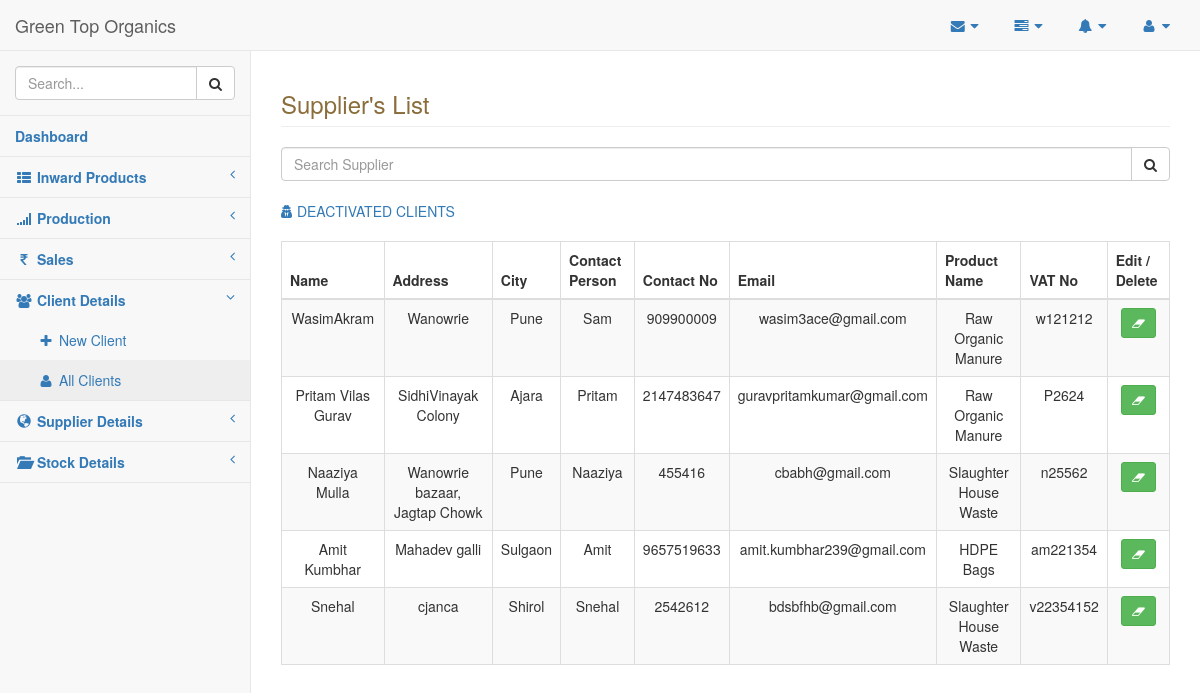
Screenshot of /startbootstrap-sb-admin-2-1.0.8/pages/client_list.php with the database file from the repository.
### tables this page shows
CREATE TABLE IF NOT EXISTS `supplier_master` (
  `supp_id` int(10) NOT NULL AUTO_INCREMENT,
  `supp_name` varchar(200) NOT NULL,
  `supp_add` varchar(200) NOT NULL,
  `supp_city` varchar(20) NOT NULL,
  `supp_cntpr` varchar(100) NOT NULL,
  `supp_cntno` varchar(10) NOT NULL,
  `supp_eMail` varchar(50) NOT NULL,
  `prod_id` varchar(50) NOT NULL,
  `supp_vat` varchar(20) NOT NULL,
  PRIMARY KEY (`supp_id`)
);

CREATE TABLE IF NOT EXISTS `product_master` (
  `prod_id` int(10) NOT NULL AUTO_INCREMENT,
  `prod_name` varchar(200) NOT NULL,
  PRIMARY KEY (`prod_id`)
);

### startbootstrap-sb-admin-2-1.0.8/pages/client_list.php (the view, shortened to what this page needs)
<!DOCTYPE html>
<html lang="en">
<head>
    <link href="../bower_components/bootstrap/dist/css/bootstrap.min.css" rel="stylesheet">
    <link href="../bower_components/metisMenu/dist/metisMenu.min.css" rel="stylesheet">
    <link href="../dist/css/timeline.css" rel="stylesheet">
	<link href="../bower_components/bootstrap/dist/css/bootstrap-datetimepicker.min.css" rel="stylesheet">
    <link href="../dist/css/sb-admin-2.css" rel="stylesheet">
    <link href="../bower_components/font-awesome/css/font-awesome.min.css" rel="stylesheet" type="text/css">
</head>
<body>
    <div id="wrapper">
<?php
include ("header_menu.php");
?>
<div id="page-wrapper">
	<div class="row">
		<div class="col-lg-12">
			<h3 class="page-header text-warning">
			 Supplier's List
			</h3>
		</div>
	</div>
	<div class="row">
		<div class="col-md-12 col-sm-12 col-xs-12">
		<div class="input-group date">
		<input type="text" class="form-control" placeholder="Search Supplier"/>
			<span class="input-group-btn">
			<button type="button" class="btn btn-default">
			<i class="fa fa-search"> </i>
			</span>
		</div>
		</div>
	</div>
	<br/>
	<a href="" ><i class="fa fa-user-secret"></i> DEACTIVATED CLIENTS</a>
	<br/><br/>
	<table class="table table-bordered table-striped">
		<thead>
		<th>Name</th>
		<th>Address</th>
		<th>City</th>
		<th>Contact Person</th>
		<th>Contact No</th>
		<th>Email</th>
		<th>Product Name</th>
		<th>VAT No</th>
		<th>Edit / Delete</th>
		</thead>
		<tbody>
		<?php
			$Sup="select supplier_master.supp_name,supplier_master.supp_add,supplier_master.supp_city,supplier_master.supp_cntpr,supplier_master.supp_cntno,supplier_master.supp_eMail,supplier_master.supp_vat,product_master.prod_name from supplier_master,product_master where supplier_master.prod_id=product_master.prod_id";
			$resSup=mysql_query($Sup);
			while($row=mysql_fetch_array($resSup))
			{
		?>
		<tr align="center">
			<td><?php echo $row['supp_name']; ?></td>
			<td><?php echo $row['supp_add']; ?></td>
			<td><?php echo $row['supp_city']; ?></td>
			<td><?php echo $row['supp_cntpr']; ?></td>
			<td><?php echo $row['supp_cntno']; ?></td>
			<td><?php echo $row['supp_eMail']; ?></td>
			<td><?php echo $row['prod_name']; ?></td>
			<td><?php echo $row['supp_vat']; ?></td>
			<td>
			<button class="btn btn-success btn-sm" data-toggle="modal" data-target="#myModal" onClick="setEditValue('<?php echo $row['supp_name'];?>','<?php echo $row['supp_add'];?>','<?php echo $row['supp_city'];?>','<?php echo $row['supp_cntpr'];?>','<?php echo $row['supp_cntno'];?>','<?php echo $row['supp_eMail'];?>','<?php echo $row['supp_vat'];?>')">
					<i class="fa fa-eraser"></i>
			</button>
			</td>
		</tr>
		<?php
			}
		?>
		</tbody>
	</table>
</div>
</div>
	</body>
</html>

### startbootstrap-sb-admin-2-1.0.8/pages/header_menu.php (shortened to what this page needs)
  <nav class="navbar navbar-default navbar-static-top" role="navigation" style="margin-bottom: 0">
      <div class="navbar-header">
          <a class="navbar-brand" href="dashboard.php">Green Top Organics</a>
      </div>
      <ul class="nav navbar-top-links navbar-right">
          <li class="dropdown">
              <a class="dropdown-toggle" data-toggle="dropdown" href="#">
                  <i class="fa fa-envelope fa-fw"></i>  <i class="fa fa-caret-down"></i>
              </a>
          </li>
          <li class="dropdown">
              <a class="dropdown-toggle" data-toggle="dropdown" href="#">
                  <i class="fa fa-tasks fa-fw"></i>  <i class="fa fa-caret-down"></i>
              </a>
          </li>
          <li class="dropdown">
              <a class="dropdown-toggle" data-toggle="dropdown" href="#">
                  <i class="fa fa-bell fa-fw"></i>  <i class="fa fa-caret-down"></i>
              </a>
          </li>
          <li class="dropdown">
              <a class="dropdown-toggle" data-toggle="dropdown" href="#">
                  <i class="fa fa-user fa-fw"></i>  <i class="fa fa-caret-down"></i>
              </a>
          </li>
      </ul>
      <div class="navbar-default sidebar" role="navigation">
          <div class="sidebar-nav navbar-collapse">
              <ul class="nav" id="side-menu">
                  <li class="sidebar-search">
                      <div class="input-group custom-search-form">
                          <input list="browsers" type="text" class="form-control" placeholder="Search...">
                          <span class="input-group-btn">
                          <button class="btn btn-default" type="button">
                              <i class="fa fa-search"></i>
                          </button>
                      </span>
                      </div>
                  </li>
                  <li>
                      <a href="dashboard.php"><b>Dashboard</b></a>
                  </li>
                  <li>
                      <a href="#"><i class="fa fa-th-list fa-fw"></i><b> Inward Products</b><span class="fa arrow"></span></a>
                  </li>
                  <li>
                      <a href="#"><i class="fa fa-signal fa-fw"></i><b> Production</b><span class="fa arrow"></span></a>
                  </li>
                  <li>
                      <a href="#"><i class="fa fa-rupee fa-fw"></i><b> Sales</b><span class="fa arrow"></span></a>
                  </li>
                  <li>
                      <a href="#"><i class="fa fa-users fa-fw"></i><b> Client Details</b><span class="fa arrow"></span></a>
                      <ul class="nav nav-second-level">
                          <li>
                              <a href="client_new.php"><i class="fa fa-plus fa-fw"></i> New Client</a>
                          </li>
                          <li>
                              <a href="client_list.php"><i class="fa fa-user fa-fw"></i> All Clients</a>
                          </li>
			</ul>
                  </li>
<li>
                  <a href="#"><i class="glyphicon glyphicon-globe fa-fw"></i><b> Supplier Details</b><span class="fa arrow"></span></a>
                  </li>
<li>
                      <a href="#"><i class="glyphicon glyphicon-folder-open fa-fw"></i><b> Stock Details</b><span class="fa arrow"></span></a>
</li>
              </ul>
          </div>
      </div>
  </nav>

### rows the page displays
supplier_master: supp_name "WasimAkram", supp_add "Wanowrie", supp_city "Pune", supp_cntpr "Sam", supp_cntno "909900009", supp_eMail "wasim3ace@gmail.com", prod.prod_name "Raw Organic Manure", supp_vat "w121212"
supplier_master: supp_name "Pritam Vilas Gurav", supp_add "SidhiVinayak Colony", supp_city "Ajara", supp_cntpr "Pritam", supp_cntno "2147483647", supp_eMail "guravpritamkumar@gmail.com", prod.prod_name "Raw Organic Manure", supp_vat "P2624"
supplier_master: supp_name "Naaziya Mulla", supp_add "Wanowrie bazaar, Jagtap Chowk", supp_city "Pune", supp_cntpr "Naaziya", supp_cntno "455416", supp_eMail "cbabh@gmail.com", prod.prod_name "Slaughter House Waste", supp_vat "n25562"
supplier_master: supp_name "Amit Kumbhar", supp_add "Mahadev galli", supp_city "Sulgaon", supp_cntpr "Amit", supp_cntno "9657519633", supp_eMail "amit.kumbhar239@gmail.com", prod.prod_name "HDPE Bags", supp_vat "am221354"
supplier_master: supp_name "Snehal", supp_add "cjanca", supp_city "Shirol", supp_cntpr "Snehal", supp_cntno "2542612", supp_eMail "bdsbfhb@gmail.com", prod.prod_name "Slaughter House Waste", supp_vat "v22354152"
